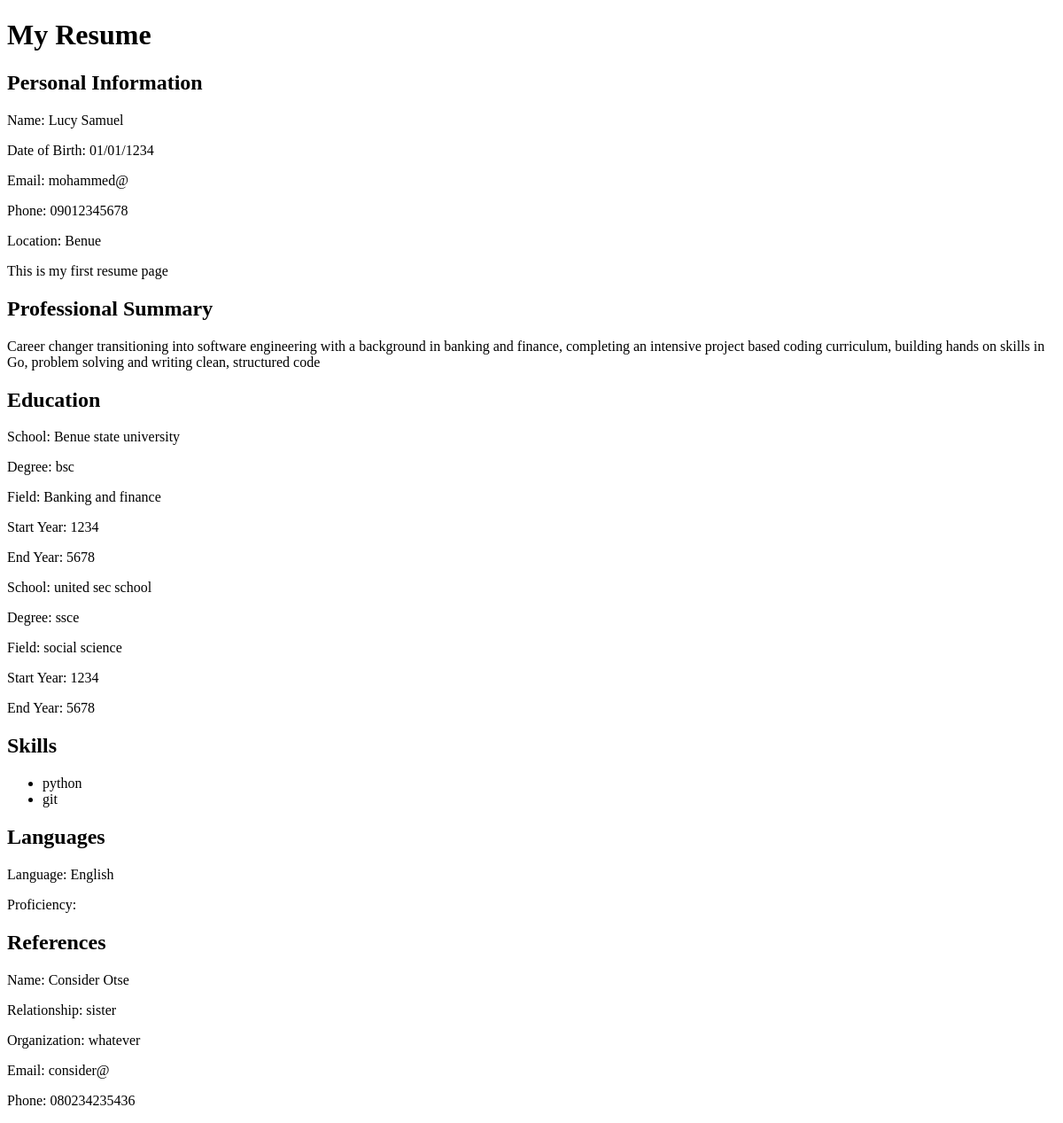
Before: /resume/20 with the older database file.
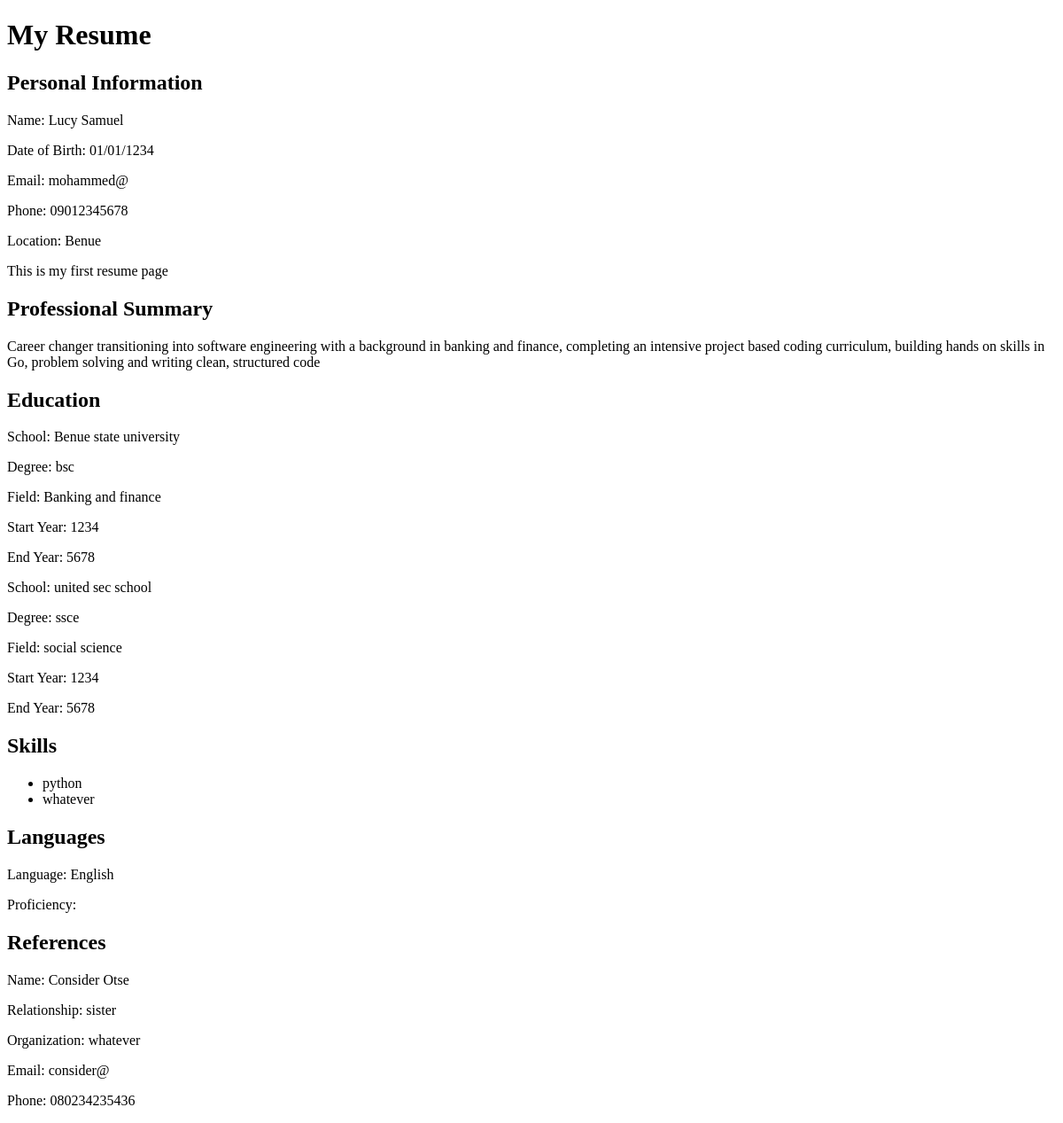
After: the same page with the newer database file.
### tables this page shows
CREATE TABLE resumes (
        id INTEGER PRIMARY KEY,
        name TEXT,
        date_of_birth TEXT,
        email TEXT,
        phone_number TEXT,
        location TEXT,
        summary TEXT
    );

CREATE TABLE education (
        id INTEGER PRIMARY KEY,
        resume_id INTEGER,
        school TEXT,
        degree TEXT,
        field TEXT,
        start_year TEXT,
        end_year TEXT,
        FOREIGN KEY (resume_id) REFERENCES resumes(id)
    );

CREATE TABLE skills (
        id INTEGER PRIMARY KEY,
        resume_id INTEGER,
        skill TEXT,
        FOREIGN KEY (resume_id) REFERENCES resumes(id)
    );

CREATE TABLE languages (
        id INTEGER PRIMARY KEY,
        resume_id INTEGER,
        language TEXT,
        proficiency TEXT,
        FOREIGN KEY (resume_id) REFERENCES resumes(id)
    );

CREATE TABLE resume_references (
        id INTEGER PRIMARY KEY,
        resume_id INTEGER,
        name TEXT,
        relationship TEXT,
        organization TEXT,
        email TEXT,
        phone_number TEXT,
        FOREIGN KEY (resume_id) REFERENCES resumes(id)
    );

### app.py (the view)
@app.route("/resume/<resume_id>")
def view_resume(resume_id):
    resume = get_complete_resume(int(resume_id))
    if resume is None:
        return "Resume not found."
    return render_template(
        "resume.html",
        resume=resume
    )

### database.py (called while the page is built, shortened)
def load_resume_from_database(resume_id):
    cursor.execute(
        """
        SELECT
            id,
            name,
            date_of_birth,
            email,
            phone_number,
            location,
            summary
        FROM resumes
        WHERE id = ?
        """,
        (resume_id,)
    )
    return cursor.fetchone()

def load_education(resume_id):
    cursor.execute(
        """
        SELECT
            id,
            school,
            degree,
            field,
            start_year,
            end_year
        FROM education
        WHERE resume_id = ?
        """,
        (resume_id,)
    )
    education_records = cursor.fetchall()
    education = []
    for record in education_records:
        education.append({
            "id": record[0],
            "school": record[1],
            "degree": record[2],
            "field": record[3],
            "start_year": record[4],
            "end_year": record[5]
        })
    return education

def load_work_experience(resume_id):
    cursor.execute(
        """
        SELECT
            id,
            job_title,
            company,
            location,
            start_date,
            end_date,
            description
        FROM work_experience
        WHERE resume_id = ?
        """,
        (resume_id,)
    )
    work_records = cursor.fetchall()
    work_experience = []
    return work_experience

def load_skills(resume_id):
    cursor.execute(
        """
        SELECT
            id,
            skill
        FROM skills
        WHERE resume_id = ?
        """,
        (resume_id,)
    )
    skill_records = cursor.fetchall()
    skills = []
    for record in skill_records:
        skills.append({
            "id": record[0],
            "skill": record[1]
        })
    return skills

def load_certifications(resume_id):
    cursor.execute(
        """
        SELECT
            id,
            name,
            organization,
            date
        FROM certifications
        WHERE resume_id = ?
        """,
        (resume_id,)
    )
    certification_records = cursor.fetchall()
    certifications = []
    return certifications

### templates/resume.html (shortened to what this page needs)
<!DOCTYPE html>
<html>
<head>
</head>
<body>
    <h1>My Resume</h1>
    <h2>Personal Information</h2>
    <p>Name: {{ resume["personal_information"]["name"] }}</p>
    {% if resume["personal_information"]["date_of_birth"] %}
        <p>Date of Birth: {{ resume["personal_information"]["date_of_birth"] }}</p>
        {% endif %}
    <p>Email: {{ resume["personal_information"]["email"] }}</p>
    <p>Phone: {{ resume["personal_information"]["phone_number"] }}</p>
    <p>Location: {{ resume["personal_information"]["location"] }}</p>
    <p>This is my first resume page</p>
    <h2>Professional Summary</h2>
    <p>{{ resume["summary"] }}</p>
    {% if resume["education"] %}
    <h2>Education</h2>
    {% for education in resume["education"] %}
        <p>School: {{ education["school"] }}</p>
        <p>Degree: {{ education["degree"] }}</p>
        <p>Field: {{ education["field"] }}</p>
        <p>Start Year: {{ education["start_year"] }}</p>
        <p>End Year: {{ education["end_year"] }}</p>
    {% endfor %}
    {% endif %}
    <h2>Skills</h2>
    <ul>
    {% for skill in resume["skills"] %}
        <li>{{ skill["skill"] }}</li>
        {% endfor %}
    </ul>
{% if resume["languages"] %}
<h2>Languages</h2>
{% for language in resume["languages"] %}
    <p>Language: {{ language["language"] }}</p>
    <p>Proficiency: {{ language["Proficiency"] }}</p>
{% endfor %}
{% endif %}
{% if resume["references"] %}
<h2>References</h2>
{% for reference in resume["references"] %}
    <p>Name: {{ reference["name"] }}</p>
    <p>Relationship: {{ reference["relationship"] }}</p>
    <p>Organization: {{ reference["organization"] }}</p>
    <p>Email: {{ reference["email"] }}</p>
    <p>Phone: {{ reference["phone_number"] }}</p>
{% endfor %}
{% endif %}
</body>
</html>

Changed rows visible on the page:
changed skills: skill "git" → "whatever"
